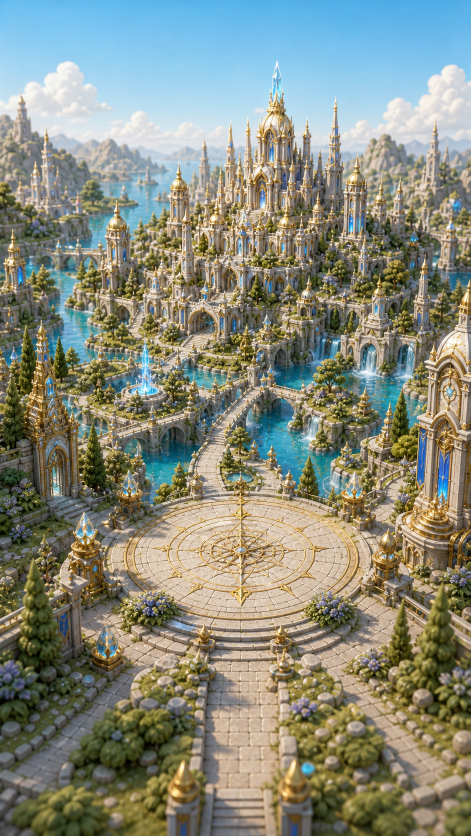
#> input picture output/habitat/linkara-six-region-diorama-r1/masters/central_radiant_core_day_raw.png, 941 x 1672 px (shown at 1/2 size); its folder holds only this picture in this run
$ python postprocess_pack.py
#> lines starting #> are read from the running program, lines starting #| are printed output that depends on the picture
from __future__ import annotations

from pathlib import Path
import json
import math

from PIL import Image, ImageDraw, ImageFilter, ImageFont, ImageOps


ROOT = Path(__file__).resolve().parent
REPO_ROOT = ROOT.parents[2]
RAW = ROOT / "masters"
FOUNDATION = ROOT / "foundation"
LAYERS = ROOT / "layers"
PREVIEWS = ROOT / "previews"
REPORTS = ROOT / "reports"

ART_SIZE = (1080, 1920)
SAFE_SIZE = (390, 844)
REGIONS = (
    "central_radiant_core",
    "eastern_mystic_mountains",
    "northern_verdant_plains",
    "southeast_forge_hills",
    "southern_harbor_nexus",
    "southwest_tidal_frontier",
)
REGION_PLACEMENT = {
    "central_radiant_core": {"anchor": (0.50, 0.69), "depth": (0.40, 0.58)},
    "eastern_mystic_mountains": {"anchor": (0.50, 0.62), "depth": (0.38, 0.54)},
    "northern_verdant_plains": {"anchor": (0.50, 0.66), "depth": (0.40, 0.57)},
    "southeast_forge_hills": {"anchor": (0.50, 0.62), "depth": (0.40, 0.56)},
    "southern_harbor_nexus": {"anchor": (0.50, 0.68), "depth": (0.40, 0.57)},
    "southwest_tidal_frontier": {"anchor": (0.50, 0.63), "depth": (0.42, 0.58)},
}


def cover_crop(image: Image.Image, size: tuple[int, int]) -> Image.Image:
    target_w, target_h = size
    scale = max(target_w / image.width, target_h / image.height)
    scaled = image.resize(
        (math.ceil(image.width * scale), math.ceil(image.height * scale)),
        Image.Resampling.LANCZOS,
    )
    left = (scaled.width - target_w) // 2
    top = (scaled.height - target_h) // 2
    return scaled.crop((left, top, left + target_w, top + target_h))


def save_png_resilient(image: Image.Image, path: Path) -> None:
    try:
        image.save(path, optimize=True)
    except OSError:
        if not path.exists():
            raise
        with Image.open(path) as existing:
            if existing.size != image.size:
                raise


def edge_correlation(day: Image.Image, night: Image.Image) -> float:
    def edge_values(image: Image.Image) -> list[float]:
        grayscale = image.convert("L").resize((135, 240), Image.Resampling.BILINEAR)
        edge = ImageOps.autocontrast(grayscale, cutoff=1).filter(ImageFilter.FIND_EDGES)
        return [float(value) for value in edge.get_flattened_data()]

    a = edge_values(day)
    b = edge_values(night)
    mean_a = sum(a) / len(a)
    mean_b = sum(b) / len(b)
    numerator = sum((x - mean_a) * (y - mean_b) for x, y in zip(a, b))
    denominator = math.sqrt(
        sum((x - mean_a) ** 2 for x in a)
        * sum((y - mean_b) ** 2 for y in b)
    )
    return round(numerator / denominator, 4) if denominator else 0.0


def companion_rect(anchor: tuple[float, float]) -> tuple[float, float, float, float]:
    return (anchor[0] - 0.12, anchor[1] - 0.25, 0.24, 0.27)


def add_safe_zone_overlay(
    image: Image.Image, anchor_normalized: tuple[float, float]
) -> Image.Image:
    audited = image.convert("RGBA")
    overlay = Image.new("RGBA", SAFE_SIZE, (0, 0, 0, 0))
    draw = ImageDraw.Draw(overlay)

    top_y = round(SAFE_SIZE[1] * 0.12)
    bottom_y = round(SAFE_SIZE[1] * 0.80)
    draw.rectangle((0, 0, SAFE_SIZE[0], top_y), fill=(224, 52, 68, 70))
    draw.rectangle(
        (0, bottom_y, SAFE_SIZE[0], SAFE_SIZE[1]), fill=(224, 52, 68, 70)
    )

    rect = companion_rect(anchor_normalized)
    reserved = (
        round(SAFE_SIZE[0] * rect[0]),
        round(SAFE_SIZE[1] * rect[1]),
        round(SAFE_SIZE[0] * (rect[0] + rect[2])),
        round(SAFE_SIZE[1] * (rect[1] + rect[3])),
    )
    draw.rectangle(reserved, outline=(255, 210, 74, 235), width=3)

    anchor = (
        round(SAFE_SIZE[0] * anchor_normalized[0]),
        round(SAFE_SIZE[1] * anchor_normalized[1]),
    )
    draw.line((anchor[0] - 9, anchor[1], anchor[0] + 9, anchor[1]), fill=(54, 220, 255, 255), width=3)
    draw.line((anchor[0], anchor[1] - 9, anchor[0], anchor[1] + 9), fill=(54, 220, 255, 255), width=3)
    draw.ellipse((anchor[0] - 3, anchor[1] - 3, anchor[0] + 3, anchor[1] + 3), fill=(255, 255, 255, 255))

    return Image.alpha_composite(audited, overlay)


def load_companion_preview() -> Image.Image:
    sheet_path = REPO_ROOT / "assets/characters/greyshade-cat/previews/illustrated/emotion/greyshade-cat_idle_calm_512x512_8f_preview.png"
    with Image.open(sheet_path) as sheet:
        frame = sheet.convert("RGBA").crop((0, 0, sheet.width // 4, sheet.height // 2))
    bbox = frame.getbbox()
    if bbox:
        frame = frame.crop(bbox)
    target_h = 126
    target_w = round(frame.width * target_h / frame.height)
    return frame.resize((target_w, target_h), Image.Resampling.LANCZOS)


def add_companion(image: Image.Image, anchor_normalized: tuple[float, float]) -> Image.Image:
    composite = image.convert("RGBA")
    companion = load_companion_preview()
    anchor = (
        round(SAFE_SIZE[0] * anchor_normalized[0]),
        round(SAFE_SIZE[1] * anchor_normalized[1]),
    )
    position = (anchor[0] - companion.width // 2, anchor[1] - companion.height)
    composite.alpha_composite(companion, dest=position)
    return composite


def build_depth_mask(far_end: float, mid_end: float) -> Image.Image:
    mask = Image.new("L", ART_SIZE, 0)
    draw = ImageDraw.Draw(mask)
    far_y = round(ART_SIZE[1] * far_end)
    mid_y = round(ART_SIZE[1] * mid_end)
    for y in range(ART_SIZE[1]):
        if y <= far_y:
            value = 255
        elif y <= mid_y:
            progress = (y - far_y) / max(1, mid_y - far_y)
            value = round(255 - 135 * progress)
        else:
            progress = (y - mid_y) / max(1, ART_SIZE[1] - mid_y)
            value = round(120 * (1 - progress))
        draw.line((0, y, ART_SIZE[0], y), fill=max(0, min(255, value)))
    return mask


def build_placement_mask(anchor_normalized: tuple[float, float]) -> Image.Image:
    mask = Image.new("L", ART_SIZE, 96)
    draw = ImageDraw.Draw(mask)
    draw.rectangle((0, 0, ART_SIZE[0], round(ART_SIZE[1] * 0.12)), fill=0)
    draw.rectangle((0, round(ART_SIZE[1] * 0.80), ART_SIZE[0], ART_SIZE[1]), fill=0)
    rect = companion_rect(anchor_normalized)
    draw.rectangle(
        (
            round(ART_SIZE[0] * rect[0]),
            round(ART_SIZE[1] * rect[1]),
            round(ART_SIZE[0] * (rect[0] + rect[2])),
            round(ART_SIZE[1] * (rect[1] + rect[3])),
        ),
        fill=255,
    )
    return mask


def build_contact_sheet(paths: list[tuple[str, Path]], filename: str) -> None:
    thumb_size = (195, 422)
    label_h = 24
    columns = 4
    rows = math.ceil(len(paths) / columns)
    sheet = Image.new("RGB", (thumb_size[0] * columns, (thumb_size[1] + label_h) * rows), (12, 18, 28))
    draw = ImageDraw.Draw(sheet)
    font = ImageFont.load_default()

    for index, (label, path) in enumerate(paths):
        with Image.open(path) as image:
            thumb = image.convert("RGB").resize(thumb_size, Image.Resampling.LANCZOS)
        x = (index % columns) * thumb_size[0]
        y = (index // columns) * (thumb_size[1] + label_h)
        sheet.paste(thumb, (x, y))
        draw.text((x + 5, y + thumb_size[1] + 5), label, fill=(235, 240, 248), font=font)

    sheet.save(PREVIEWS / filename, quality=91)


def main() -> None:
    for directory in (FOUNDATION, LAYERS, PREVIEWS, REPORTS):
        directory.mkdir(parents=True, exist_ok=True)

    report: dict[str, object] = {
        "artSize": {"width": ART_SIZE[0], "height": ART_SIZE[1]},
        "safeZone": {"width": SAFE_SIZE[0], "height": SAFE_SIZE[1]},
        "uiForbidden": [
            {"id": "hud_top", "x": 0, "y": 0, "w": 1, "h": 0.12},
            {"id": "dock_bottom", "x": 0, "y": 0.8, "w": 1, "h": 0.2},
        ],
        "regions": {},
    }
    contact_paths: list[tuple[str, Path]] = []
    placement_paths: list[tuple[str, Path]] = []

    for region in REGIONS:
        anchor = REGION_PLACEMENT[region]["anchor"]
        depth = REGION_PLACEMENT[region]["depth"]
        rect = companion_rect(anchor)
        normalized: dict[str, Image.Image] = {}
        region_report: dict[str, object] = {
            "companionAnchor": {"x": anchor[0], "y": anchor[1]},
            "companionReservedRect": {
                "x": round(rect[0], 2),
                "y": round(rect[1], 2),
                "w": rect[2],
                "h": rect[3],
            },
            "phases": {},
        }
        depth_mask_path = LAYERS / f"{region}_depth_mask.png"
        placement_mask_path = LAYERS / f"{region}_placement_mask.png"
        save_png_resilient(build_depth_mask(depth[0], depth[1]), depth_mask_path)
#> in build_depth_mask, `mask = Image.new("L", ART_SIZE, 0)`: mask: PIL image 1080x1920 L; every value is 0
#> in save_png_resilient, `image.save(path, optimize=True)`:
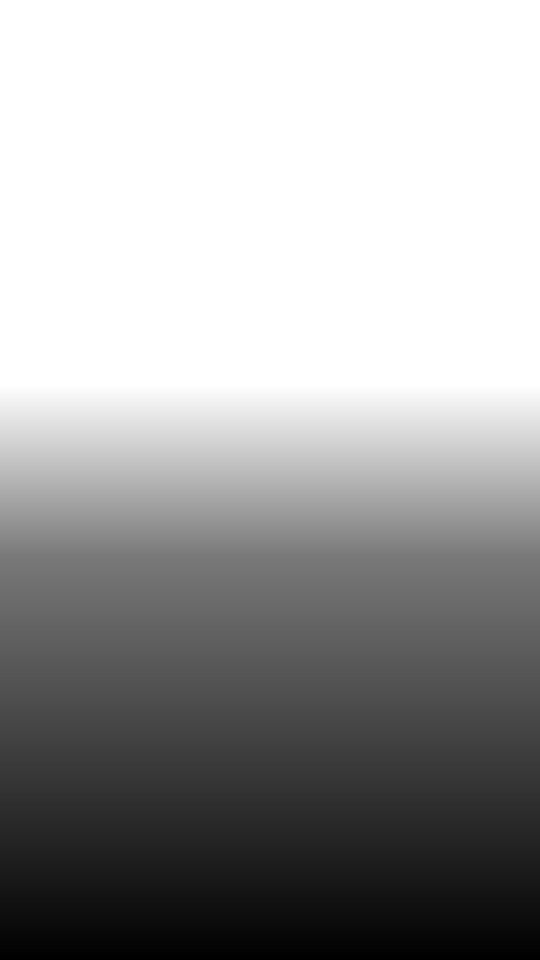
#> saved as central_radiant_core_depth_mask.png: PIL image 1080x1920 L (shown at 1/2 size); min 0, max 255, mean 161
        save_png_resilient(build_placement_mask(anchor), placement_mask_path)
#> in build_placement_mask, `mask = Image.new("L", ART_SIZE, 96)`: mask: PIL image 1080x1920 L; every value is 96
#> in save_png_resilient (call 2), `image.save(path, optimize=True)`:
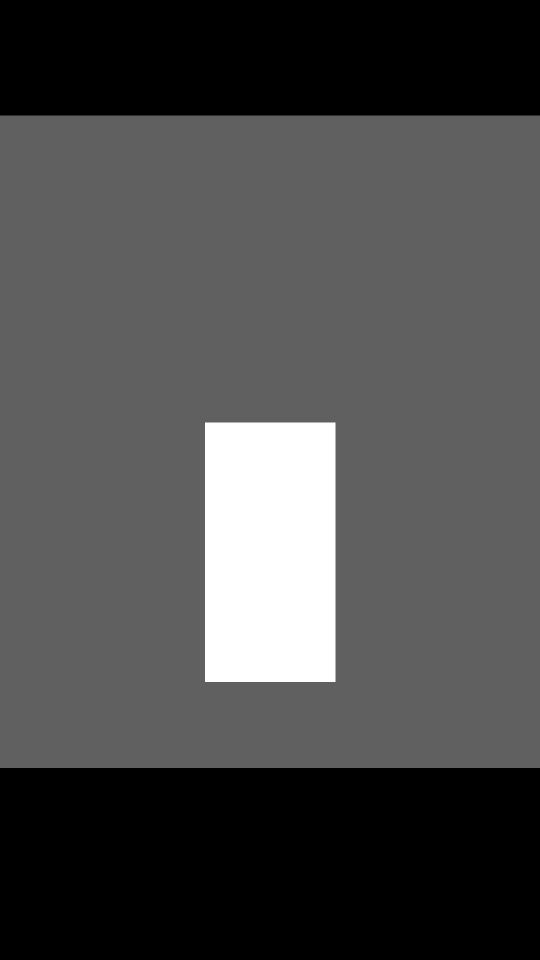
#> saved as central_radiant_core_placement_mask.png: PIL image 1080x1920 L (shown at 1/2 size); min 0, max 255, mean 75.6
        region_report["layers"] = {
            "depthMask": str(depth_mask_path.relative_to(ROOT)).replace("\\", "/"),
            "placementMask": str(placement_mask_path.relative_to(ROOT)).replace("\\", "/"),
            "foregroundOcclusion": "pending_human_selected_extraction",
            "placeableProps": "pending_separate_groundwork_promotion",
        }
        for phase in ("day", "night"):
            raw_path = RAW / f"{region}_{phase}_raw.png"
            with Image.open(raw_path) as source:
#> source is the input picture: PIL image 941x1672 RGB; mean R, G, B 134.8, 138.6, 124
                art = source.convert("RGBA").resize(ART_SIZE, Image.Resampling.LANCZOS)
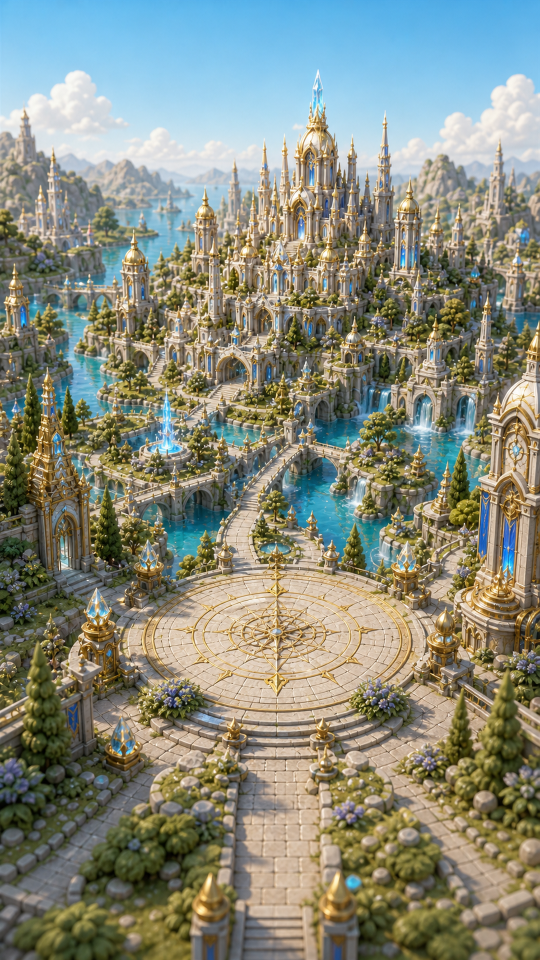
#> art: PIL image 1080x1920 RGBA (shown at 1/2 size); mean R, G, B, A 134.8, 138.6, 124, 255
            foundation_path = FOUNDATION / f"{region}_{phase}.png"
            save_png_resilient(art, foundation_path)
            normalized[phase] = art

            mobile = cover_crop(art, SAFE_SIZE)
#> in cover_crop, `scaled = image.resize( (math.ceil(image.width * scale), math.ceil(imag..`:
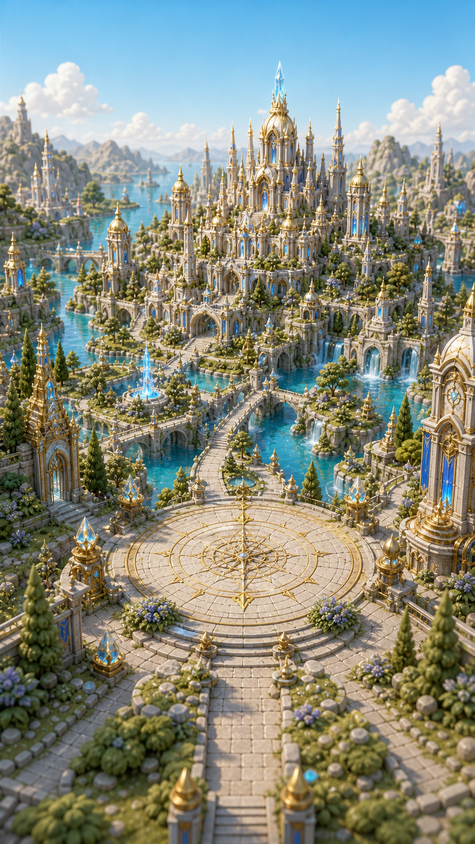
#> scaled: PIL image 475x844 RGBA; mean R, G, B, A 134.8, 138.6, 124, 255
#> in cover_crop, `return scaled.crop((left, top, left + target_w, top + target_h))`:
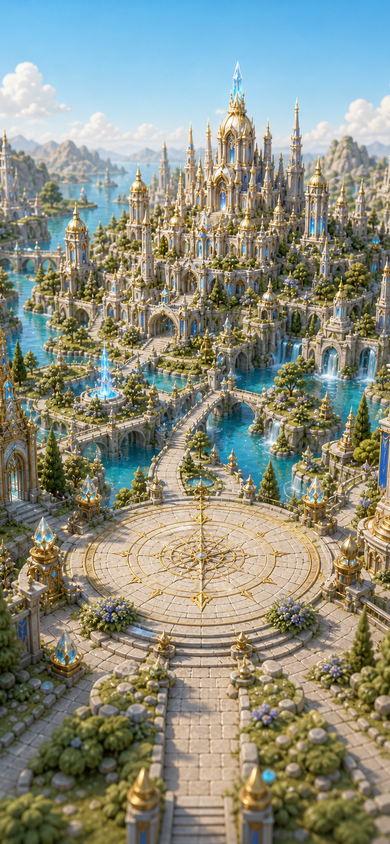
#> returned value: PIL image 390x844 RGBA; mean R, G, B, A 138, 142.1, 127.7, 255
            preview_path = PREVIEWS / f"{region}_{phase}_390x844.png"
            save_png_resilient(mobile, preview_path)
            audit_path = PREVIEWS / f"{region}_{phase}_safe-zone.png"
            save_png_resilient(add_safe_zone_overlay(mobile, anchor), audit_path)
#> in add_safe_zone_overlay, `overlay = Image.new("RGBA", SAFE_SIZE, (0, 0, 0, 0))`: overlay: PIL image 390x844 RGBA; every value is 0
#> in add_safe_zone_overlay, `return Image.alpha_composite(audited, overlay)`:
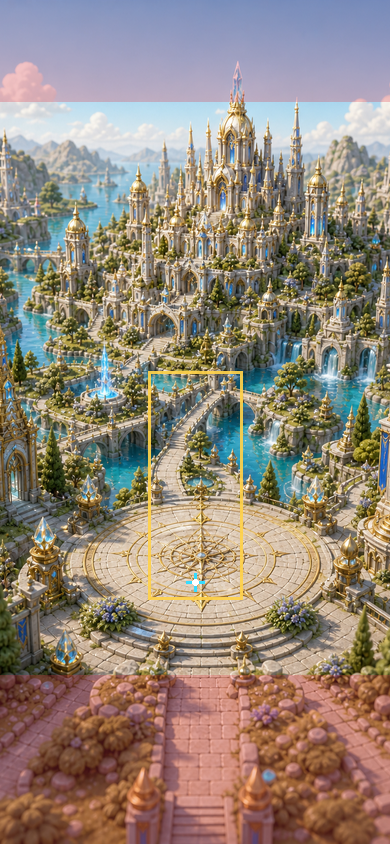
#> returned value: PIL image 390x844 RGBA; mean R, G, B, A 147.1, 134.1, 120.9, 255
            placement_path = PREVIEWS / f"{region}_{phase}_companion-placement.png"
            save_png_resilient(add_companion(mobile, anchor), placement_path)
            contact_paths.append((f"{region} {phase}", audit_path))
            placement_paths.append((f"{region} {phase}", placement_path))

            region_report["phases"][phase] = {
                "source": str(raw_path.relative_to(ROOT)).replace("\\", "/"),
                "foundation": str(foundation_path.relative_to(ROOT)).replace("\\", "/"),
                "preview": str(preview_path.relative_to(ROOT)).replace("\\", "/"),
                "audit": str(audit_path.relative_to(ROOT)).replace("\\", "/"),
                "placementPreview": str(placement_path.relative_to(ROOT)).replace("\\", "/"),
                "size": list(art.size),
                "mode": art.mode,
            }

        region_report["dayNightEdgeCorrelation"] = edge_correlation(
            normalized["day"], normalized["night"]
        )
        report["regions"][region] = region_report

    build_contact_sheet(
        contact_paths, "six-region-day-night-safe-zone-contact-sheet.jpg"
    )
    build_contact_sheet(
        placement_paths, "six-region-day-night-companion-placement-contact-sheet.jpg"
    )
    (REPORTS / "dimension-and-alignment-report.json").write_text(
        json.dumps(report, ensure_ascii=False, indent=2), encoding="utf-8"
    )


if __name__ == "__main__":
#> (the run stopped early here; a loop or call above may not have finished)
